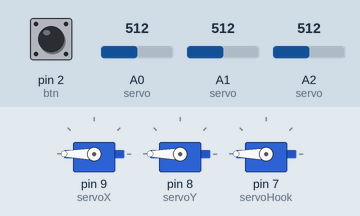
A sketch run on a simulated Arduino Uno, built with avr-gcc and run on an emulated ATmega328P. Parts: 3 × servo. The test bench sets the inputs (shaded band); at power-on: A2 (servo) = 512, A0 (servo) = 512, A1 (servo) = 512, pin 2 (btn) HIGH. EEPROM starts erased; what the sketch prints to the serial monitor is not drawn.

Above: at 1.2 s.
1.3 s: A2 (servo) set to 583
4.3 s: A2 (servo) set to 616
At 4.68 s:
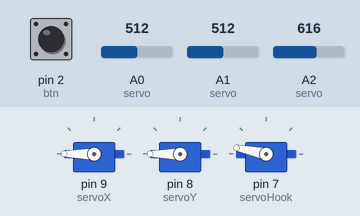
At 5.05 s:
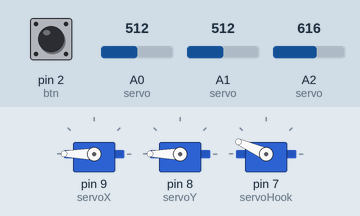
7.3 s: A0 (servo) set to 592
10.3 s: A0 (servo) set to 616
At 10.45 s:
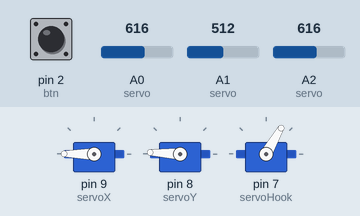
13.3 s: A1 (servo) set to 582
16.3 s: A1 (servo) set to 617
At 16.88 s:
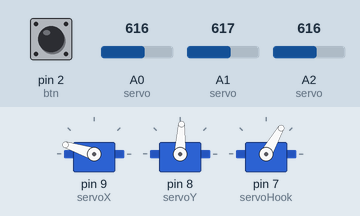
Timing chart, 0 to 22.6 s (numbered marks = the images above; inputs shaded):
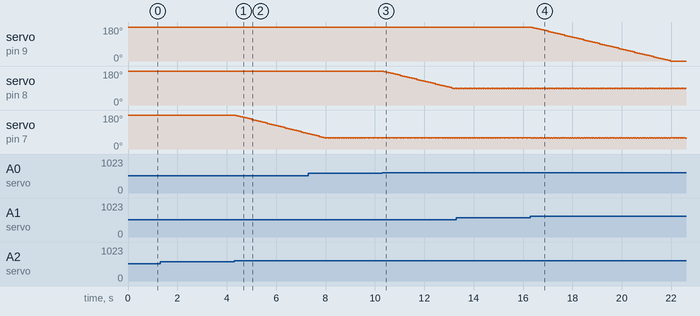

Measured:
- the behaviour switches between 600 and 601 on A2 (servo) (found by bisection; images 0 and 1)
- the behaviour switches between 600 and 601 on A0 (servo) (found by bisection; images 2 and 3)
- the behaviour switches between 600 and 601 on A1 (servo) (found by bisection; images 3 and 4)
- after the input at 1.3 s, every drawn part: stays the same
- after the input at 4.3 s, servo on pin 7 (servoHook): moves from 180° to 81° over 2.9 s, starting after 0.07 s
- after the input at 10.3 s, servo on pin 8 (servoY): 180° → 177° after 0.06 s, → 174° 0.09 s later, → 171° 0.09 s later, → 168° 0.09 s later, … (33 changes in this stretch)
- after the input at 16.3 s, servo on pin 9 (servoX): moves from 180° to 0° over 5.6 s, starting after 0.07 s

The sketch:

Crane_Andy_Alden.ino
```cpp
/*
 * This code is used to control a wooden crane that uses 3 servo motors, 2 joysticks, and the integrated, non volitile memory
 * The joystick inputs values like a variable resistor. Once the values are read, they will determine wether to add or subtract from a counter that controls the servo motors.
 * The integrated memory is use to remember the previous position so that the crane will not spontaneously spin out of place, preventing accidents.
 * The button on the joystick is also used as a position saver. Once the button is clicked, the current position will be saved and any time the button is pressed, the crane
 * will return to the save position slowly.
 */


#include <Servo.h> //includes Servo library into the useable code
#include <EEPROM.h> //includes EEPROM library into the useable code

Servo servoX; //Setting up the servo motors
Servo servoY;
Servo servoHook;

int counterX = 90; //setting up variables and link them up to intergers
int counterY = 45;
int counterHook = 90;
const int btn = 2;
int lastbtnState = 1;
int btnState = 0;
int saveX = 0;
int saveY = 0;
int saveHook = 0;
int btncounter = 0;
int eepromX = 0; //setting up the EEPROM variables
int eepromY = 1;
int eepromHook = 2;
byte value; //reading from the first byte of EEPROM (non volitile integrated memory)

void setup() {
  counterX = EEPROM.read(eepromX); //setting startup counters to match with the EEPROM values
  counterY = EEPROM.read(eepromY);
  counterHook = EEPROM.read(eepromHook);
  servoX.attach(9); //setting servo motors
  servoY.attach(8);
  servoHook.attach(7);
  pinMode (2, INPUT_PULLUP); //setting up pin 2 to be input with the integrated resistor
  servoX.write(counterX);
  servoY.write(counterY);
  servoHook.write(counterHook);
  Serial.begin(9600); //setting up serial montior
}
void XJoy() { //setting up XJoy function
   if(analogRead(A1) < 200) { //if joystick is in a position less than 200, it will add 3 to the counter which is written to the servo motor
    counterX += 3;
    servoX.write(counterX);
  }
  delay (15);

  if (analogRead(A1) > 600) { //if joystick is in a position more than 600, it will subtract 3 to the counter which is written to the servo motor
    counterX -= 3;
    servoX.write(counterX);
  }
  delay (15);

  if (counterX >= 180) { //if counter goes above 180, it will set the counter to 180 and write it to the servo motor
    counterX = 180;
    servoX.write(counterX);
  }

  if (counterX <= 0) { //if counter goes below 0, it will set the counter to 0 and write it to the servo motor
    counterX = 0;
    servoX.write(counterX);
  }
}

void YJoy() { //setting up YJoy function
  if(analogRead(A0) < 200) { //if joystick is in a position less than 200, it will add 3 to the counter which is written to the servo motor
    counterY += 3;
    servoY.write(counterY);
  }
  delay (15);

  if (analogRead(A0) > 600) { //if joystick is in a position more than 600, it will subtract 3 to the counter which is written to the servo motor
    counterY -= 3;
    servoY.write(counterY);
  }
  delay (15);

  if (counterY <= 90) { //if counter goes below 90, it will set the counter to 90 and write it to the servo motor
    counterY = 90;
    servoY.write(counterY);
  }

  if (counterY >= 180) { //if counter goes above 180, it will set the counter to 180 and write it to the servo motor
    counterY = 180;
    servoY.write(counterY);
  }
}

void HookJoy() {
   if(analogRead(A2) < 200) { //if joystick is in a position less than 200, it will add 3 to the counter which is written to the servo motor
    counterHook += 3;
    servoHook.write(counterHook);
  }
  delay (15);

  if (analogRead(A2) > 600) { //if joystick is in a position more than 600, it will subtract 3 to the counter which is written to the servo motor
    counterHook -= 3;
    servoHook.write(counterHook);
  }
  delay (15);

  if (counterHook <= 60) { //if counter goes below 60, it will set the counter to 0 and write it to the servo motor
    counterHook = 60;
    servoHook.write(counterHook);
  }

  if (counterHook >= 180) { //if counter goes above 180, it will set the counter to 180 and write it to the servo motor
    counterHook = 180;
    servoHook.write(counterHook);
  }
}

void eepromUpdate() { //setting up eepromUpdate function
  EEPROM.update(eepromX, counterX); //updates specified EEPROM address with the current value of the given counter
  EEPROM.update(eepromY, counterY);
  EEPROM.update(eepromHook, counterHook);
}

void btnSaving() { //setting up btnSaving function
  if (lastbtnState != btnState) { //checks if current button state is different from the previous button state
    if (btncounter == 0) { //checks if button counter is equal to 0
     saveX = counterX; //saves the given counter values
     saveY = counterY;
     saveHook = counterHook;
    btncounter ++ ; //adds 1 to the button counter
    }
 else (btncounter == 1); { //checks if button counter is equal to 1
    if (lastbtnState != btnState) { //checks if current button state is different from the previous button state
      while (counterX != saveX) { //checks if the given counter value is equal to the saved value. If not, it will add or subract 1 from the given counter until the given value is equal to the saved value
        if (counterX >= saveX) {
          counterX -= 1;
          delay(30); //delay to slow down process
          servoX.write(counterX); //writes to servo motor
          delay(30);
        }
        else (counterX <= saveX); {
          counterX += 1;
          delay(30);
          servoX.write(counterX);
          delay(30);
        }
      }

      while (counterY != saveY) {
        if (counterY >= saveY) {
          counterY -= 1;
          delay(30);
          servoY.write(counterY);
          delay(30);
        }
        else (counterY <= saveY); {
          counterY += 1;
          delay(30);
          servoY.write(counterY);
          delay(30);
        }
      }
      lastbtnState = btnState; //sets the previous button state to the current button state so that the code above does not run multiple times
    }
  }
  delay(1); //delay to decrease bouncing
    }
    if (btncounter >= 2) { //if the button counter goes above 2, it will set it back to 1
      btncounter = 1;
      delay (15); //decrease bouncing
    }
  }

void loop() {
XJoy(); //calling specified function to run in given order
YJoy();
HookJoy();
eepromUpdate();
btnState = digitalRead(btn); //tells btnState to read from digital pin 2
Serial.println(btnState); //serial print the current button state
Serial.print("Button Counter : "); //serial prints the button counter value
Serial.println(btncounter);
btnSaving();
}
```
